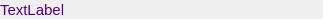
<?xml version="1.0" encoding="UTF-8"?>
<ui version="4.0">
 <class>LabelVal</class>
 <widget class="QWidget" name="LabelVal">
  <property name="geometry">
   <rect>
    <x>0</x>
    <y>0</y>
    <width>323</width>
    <height>19</height>
   </rect>
  </property>
  <property name="sizePolicy">
   <sizepolicy hsizetype="Preferred" vsizetype="MinimumExpanding">
    <horstretch>0</horstretch>
    <verstretch>0</verstretch>
   </sizepolicy>
  </property>
  <property name="windowTitle">
   <string notr="true">Form</string>
  </property>
  <layout class="QHBoxLayout" name="horizontalLayout">
   <property name="leftMargin">
    <number>0</number>
   </property>
   <property name="topMargin">
    <number>0</number>
   </property>
   <property name="rightMargin">
    <number>0</number>
   </property>
   <property name="bottomMargin">
    <number>0</number>
   </property>
   <item>
    <widget class="QLabel" name="label">
     <property name="palette">
      <palette>
       <active>
        <colorrole role="WindowText">
         <brush brushstyle="SolidPattern">
          <color alpha="255">
           <red>85</red>
           <green>0</green>
           <blue>127</blue>
          </color>
         </brush>
        </colorrole>
       </active>
       <inactive>
        <colorrole role="WindowText">
         <brush brushstyle="SolidPattern">
          <color alpha="255">
           <red>85</red>
           <green>0</green>
           <blue>127</blue>
          </color>
         </brush>
        </colorrole>
       </inactive>
       <disabled>
        <colorrole role="WindowText">
         <brush brushstyle="SolidPattern">
          <color alpha="255">
           <red>190</red>
           <green>190</green>
           <blue>190</blue>
          </color>
         </brush>
        </colorrole>
       </disabled>
      </palette>
     </property>
     <property name="font">
      <font>
       <pointsize>11</pointsize>
      </font>
     </property>
     <property name="text">
      <string notr="true">TextLabel</string>
     </property>
    </widget>
   </item>
  </layout>
 </widget>
 <resources/>
 <connections/>
</ui>
